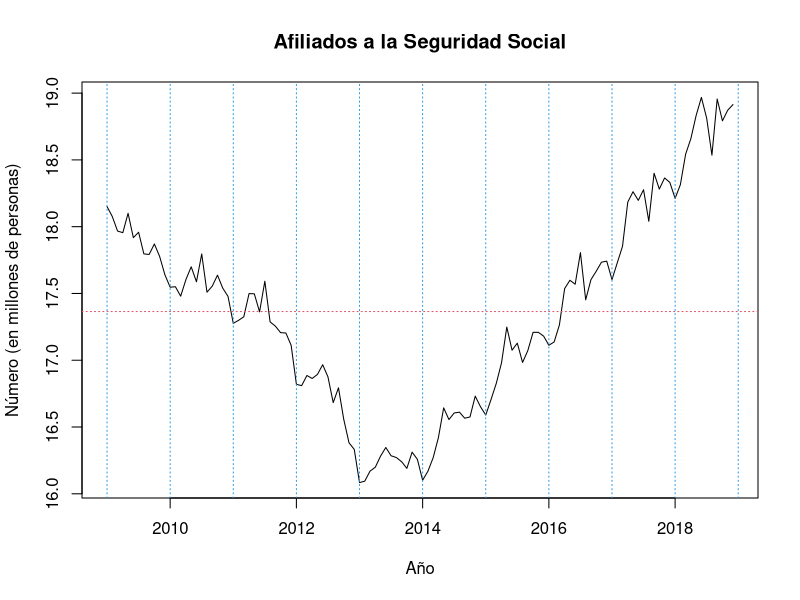
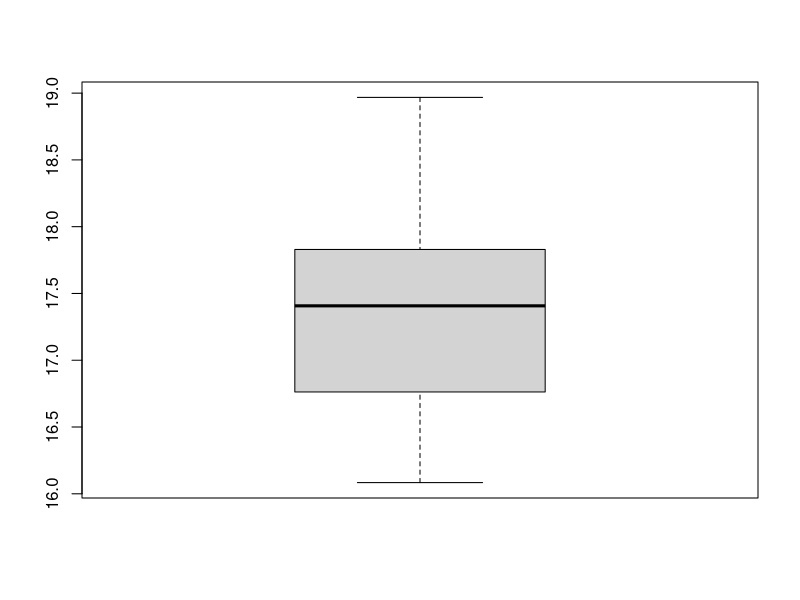
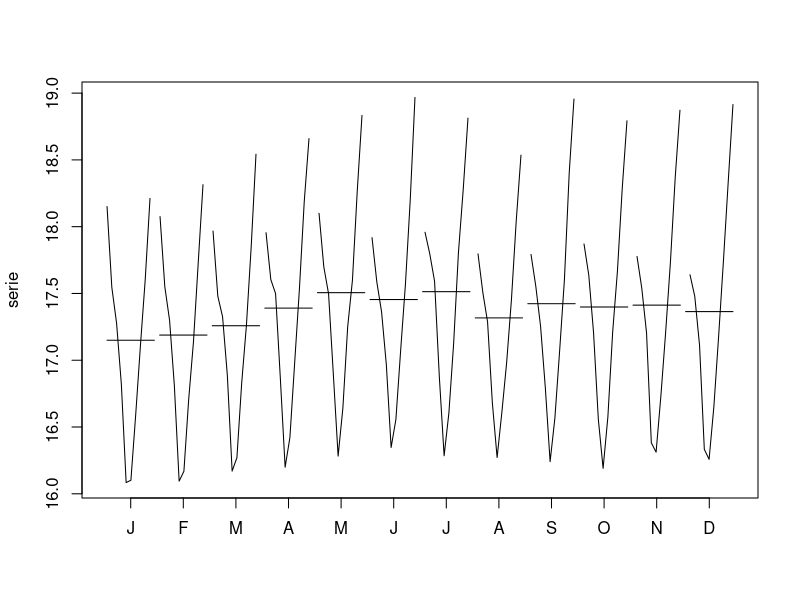
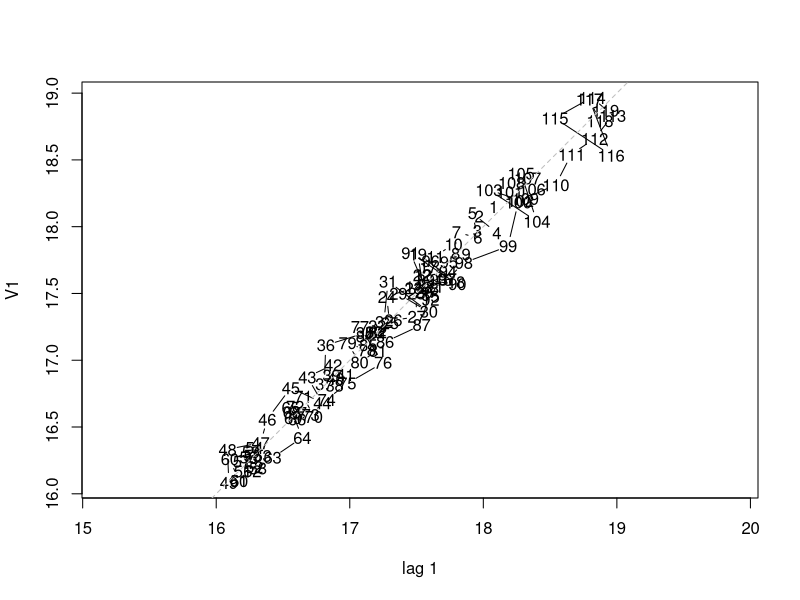
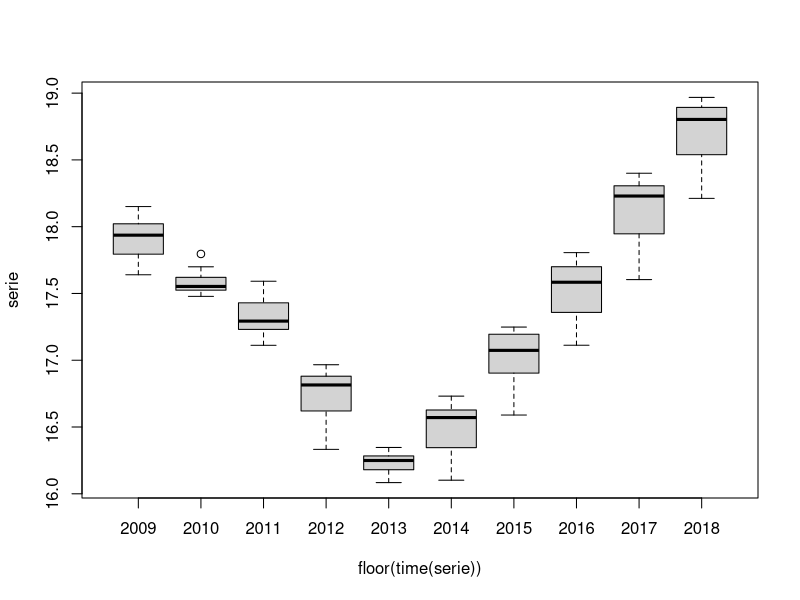
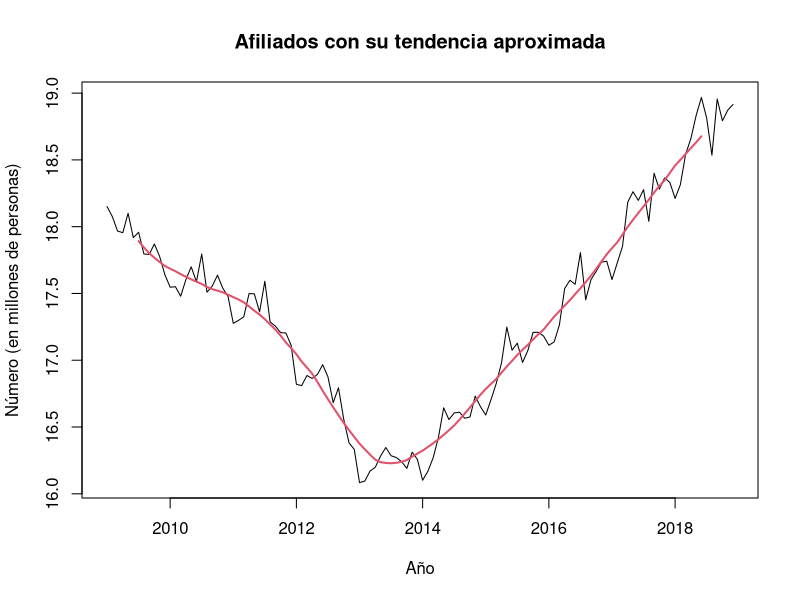
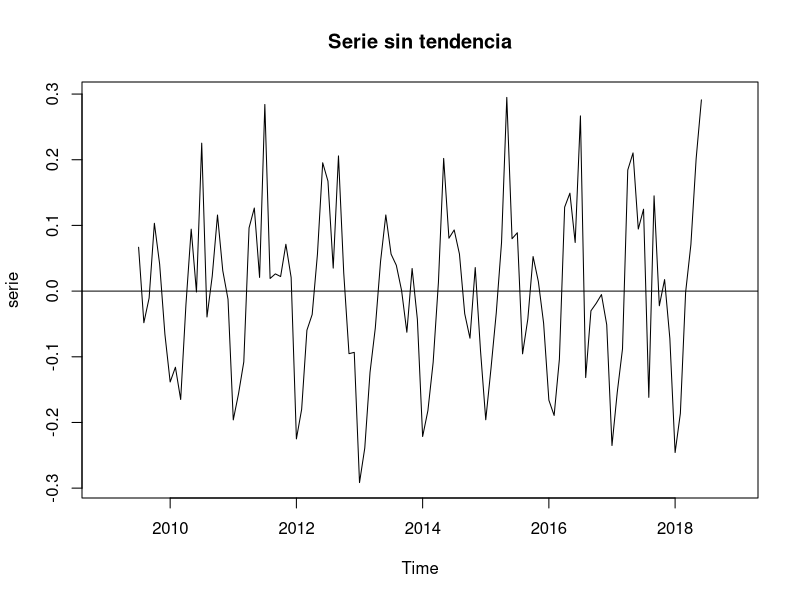
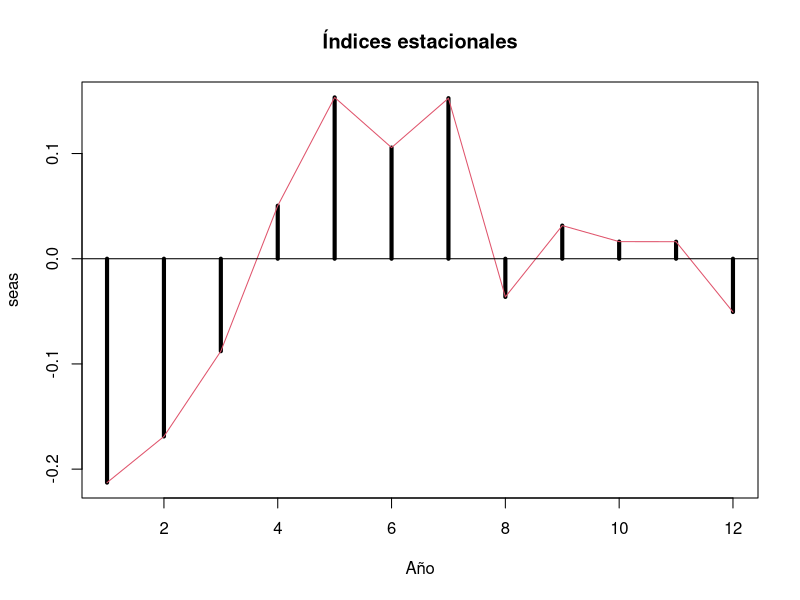

The R source for these figures, in order:
## ---- chunk 1
# Lectura de los datos
data <- ts(read.table("afiliados.dat", header=FALSE) / 1000000, start = 1982, freq = 12)
serie <- window(data, start = 2009, end = c(2018, 12))
## ---- chunk 2
# Plot de la serie
plot(serie, main = "Afiliados a la Seguridad Social", xlab = "Año", ylab = "Número (en millones de personas)")
abline(v = 1990:2020, col = 4, lty = 3)
m <- mean(serie)
abline(h = m, lty = 3, col = 2)
## ---- chunk 3
# Características de la serie
serie
length(serie)
start(serie)
end(serie)
frequency(serie)
## ---- chunk 4
summary(serie)
## ---- chunk 5
boxplot(serie)
monthplot(serie)
lag.plot(serie)
boxplot(serie~floor(time(serie)))
## ---- chunk 6
k = 6 #(Orden 2*k=freq)
trend=filter(serie, c(1/(4*k),rep(1/(2*k),2*k-1),1/(4*k)), sides=2)
plot(serie, main = "Afiliados con su tendencia aproximada", xlab = "Año", ylab = "Número (en millones de personas)")
lines(trend, col = 2, lwd = 2)
## ---- chunk 7
plot(serie-trend, main = "Serie sin tendencia")
abline(h = 0)

seas = apply(matrix(serie-trend,nrow=2*k), 1, mean, na.rm=T)
plot(seas, type = "h", lwd = 4, main = "Índices estacionales", xlab = "Año")
lines(seas, col = 2)
abline(h = 0)
## ---- chunk 8
plot(serie-trend-seas, main = "Componente de ruido de la serie", xlab = "Año")
abline(h = 0)

plot(decompose(serie))
## ---- chunk 9
mse2 <- function(par){
  h <- HoltWinters(serie, alpha = par[1], beta = par[2], gamma  = F)
  mean((serie-fitted(h)[,1])^2)
}
rmse2 <- function(par){
  h <- HoltWinters(serie, alpha = par[1], beta = par[2], gamma = F)
  sqrt(mean((serie-fitted(h)[,1])^2))
}
mae2 <- function(par){
  h <- HoltWinters(serie, alpha = par[1], beta = par[2], gamma = F)
  mean(abs(serie-fitted(h)[,1]))
}

mse4 <- function(par){
  h <- HoltWinters(serie, alpha = par[1], beta = par[2], gamma = par[3])
  mean((serie-fitted(h)[,1])^2)
}
rmse4 <- function(par){
  h <- HoltWinters(serie, alpha = par[1], beta = par[2], gamma = par[3])
  sqrt(mean((serie-fitted(h)[,1])^2))
}
mae4 <- function(par){
  h <- HoltWinters(serie, alpha = par[1], beta = par[2], gamma = par[3])
  mean(abs(serie-fitted(h)[,1]))
}

mse6 <- function(par){
  h <- HoltWinters(serie, alpha = par[1], beta = par[2], gamma = par[3], seasonal = "multip")
  mean((serie-fitted(h)[,1])^2)
}
rmse6 <- function(par){
  h <- HoltWinters(serie, alpha = par[1], beta = par[2], gamma = par[3], seasonal = "multip")
  sqrt(mean((serie-fitted(h)[,1])^2))
}
mae6 <- function(par){
  h <- HoltWinters(serie, alpha = par[1], beta = par[2], gamma = par[3], seasonal = "multip")
  mean(abs(serie-fitted(h)[,1]))
}
## ---- chunk 10
par = c(0.5,0.5)
sol <- optim(par, mse2, method = "L-BFGS-B", lower = c(1e-4,1e-4), upper = c(0.9999,0.9999))
hw21 <- HoltWinters(serie, alpha = sol$par[1], beta = sol$par[2], gamma = F)
phw21 <- predict(hw21,24)
ts.plot(serie, phw21, hw21$fitted[,1], col = c(1,2,3), lwd = c(1,2), main = paste0("(2)AAN MSE=", round(sol$value,4)))
legend("topleft", legend = c("Serie", "Fitted", "Prediction"), col = c(1,3,2), lty = 1, bty = "y")

sol <- optim(par, rmse2, method = "L-BFGS-B", lower = c(1e-4,1e-4), upper = c(0.9999,0.9999))
hw22 <- HoltWinters(serie, alpha = sol$par[1], beta = sol$par[2], gamma = F)
phw22 <- predict(hw22,24)
ts.plot(serie, phw22, hw22$fitted[,1], col = c(1,2,3), lwd = c(1,2), main = paste0("(2)AAN RMSE=", round(sol$value,4)))
legend("topleft", legend = c("Serie", "Fitted", "Prediction"), col = c(1,3,2), lty = 1, bty = "y")

sol <- optim(par, mae2, method = "L-BFGS-B", lower = c(1e-4,1e-4), upper = c(0.9999,0.9999))
hw23 <- HoltWinters(serie, alpha = sol$par[1], beta = sol$par[2], gamma = F)
phw23 <- predict(hw23,24)
ts.plot(serie, phw23, hw23$fitted[,1], col = c(1,2,3), lwd = c(1,2), main = paste0("(2)AAN MAE=", round(sol$value,4)))
legend("topleft", legend = c("Serie", "Fitted", "Prediction"), col = c(1,3,2), lty = 1, bty = "y")
## ---- chunk 11
par = c(0.5,0.5,0.5)
sol <- optim(par, mse4, method = "L-BFGS-B", lower = c(1e-4,1e-4,1e-4), upper = c(0.9999,0.9999,0.9999))
hw41 <- HoltWinters(serie, alpha = sol$par[1], beta = sol$par[2], gamma = sol$par[3])
phw41 <- predict(hw41,24)
ts.plot(serie, phw41, hw41$fitted[,1], col = c(1,2,3), lwd = c(1,2), main = paste0("(4)AAA MSE=", round(sol$value,4)))
legend("topleft", legend = c("Serie", "Fitted", "Prediction"), col = c(1,3,2), lty = 1, bty = "y")

sol <- optim(par, rmse4, method = "L-BFGS-B", lower = c(1e-4,1e-4,1e-4), upper = c(0.9999,0.9999,0.9999))
hw42 <- HoltWinters(serie, alpha = sol$par[1], beta = sol$par[2], gamma = sol$par[3])
phw42 <- predict(hw42,24)
ts.plot(serie, phw42, hw42$fitted[,1], col = c(1,2,3), lwd = c(1,2), main = paste0("(4)AAA RMSE=", round(sol$value,4)))
legend("topleft", legend = c("Serie", "Fitted", "Prediction"), col = c(1,3,2), lty = 1, bty = "y")

sol <- optim(par, mae4, method = "L-BFGS-B", lower = c(1e-4,1e-4,1e-4), upper = c(0.9999,0.9999,0.9999))
hw43 <- HoltWinters(serie, alpha = sol$par[1], beta = sol$par[2], gamma = sol$par[3])
phw43 <- predict(hw43,24)
ts.plot(serie, phw43, hw43$fitted[,1], col = c(1,2,3), lwd = c(1,2), main = paste0("(4)AAA MAE=", round(sol$value,4)))
legend("topleft", legend = c("Serie", "Fitted", "Prediction"), col = c(1,3,2), lty = 1, bty = "y")
## ---- chunk 12
par = c(0.5,0.5,0.5)
sol <- optim(par, mse6, method = "L-BFGS-B", lower = c(1e-4,1e-4,1e-4), upper = c(0.9999,0.9999,0.9999))
hw61 <- HoltWinters(serie, alpha = sol$par[1], beta = sol$par[2], gamma = sol$par[3], seasonal = "m")
phw61 <- predict(hw61,24)
ts.plot(serie, phw61, hw61$fitted[,1], col = c(1,2,3), lwd = c(1,2), main = paste0("(6)AAM MSE=", round(sol$value,4)))
legend("topleft", legend = c("Serie", "Fitted", "Prediction"), col = c(1,3,2), lty = 1, bty = "y")

sol <- optim(par, rmse6, method = "L-BFGS-B", lower = c(1e-4,1e-4,1e-4), upper = c(0.9999,0.9999,0.9999))
hw62 <- HoltWinters(serie, alpha = sol$par[1], beta = sol$par[2], gamma = sol$par[3], seasonal = "m")
phw62 <- predict(hw62,24)
ts.plot(serie, phw62, hw62$fitted[,1], col = c(1,2,3), lwd = c(1,2), main = paste0("(6)AAM RMSE=", round(sol$value,4)))
legend("topleft", legend = c("Serie", "Fitted", "Prediction"), col = c(1,3,2), lty = 1,  bty = "y")

sol <- optim(par, mae6, method = "L-BFGS-B", lower = c(1e-4,1e-4,1e-4), upper = c(0.9999,0.9999,0.9999))
hw63 <- HoltWinters(serie, alpha = sol$par[1], beta = sol$par[2], gamma = sol$par[3],seasonal = "m")
phw63 <- predict(hw63,24)
ts.plot(serie, phw63, hw63$fitted[,1], col = c(1,2,3), lwd = c(1,2), main = paste0("(6)AAM MAE=", round(sol$value,4)))
legend("topleft", legend = c("Serie", "Fitted", "Prediction"), col = c(1,3,2), lty = 1, bty = "y")
## ---- chunk 13
(h2 <- HoltWinters(serie, alpha = NULL, beta = NULL, gamma = FALSE, seasonal = "additive"))
pred2=predict(h2,24)
ts.plot(serie,fitted(h2)[,1],pred2,col=c(1,3,2),lwd=c(1,2), main = "Filtro Holt AAN")
legend("topleft", legend = c("Serie", "Fitted", "Prediction"), col = c(1,3,2), lty = 1, bty = "y")                     

(h4 <- HoltWinters(serie, alpha = NULL, beta = NULL, gamma = NULL, seasonal = "additive"))
pred4 = predict(h4,24)
ts.plot(serie, fitted(h4)[,1], pred4, col = c(1,3,2), lwd = c(1,2), main = "Filtro Holt Winters AAA")
legend("topleft", legend = c("Serie", "Fitted", "Prediction"), col = c(1,3,2), lty = 1, bty = "y")

(h6 <- HoltWinters(serie, alpha = NULL, beta = NULL, gamma = NULL, seasonal = "multiplicative"))
pred6 = predict(h6,24)
ts.plot(serie, fitted(h6)[,1], pred6, col = c(1,3,2), lwd = c(1,2), main = "Filtro Holt Winters AAM")
legend("topleft", legend = c("Serie", "Fitted", "Prediction"), col = c(1,3,2), lty = 1, bty = "y")
## ---- chunk 14
summary(pred2-pred4)
summary(pred2-pred6)
summary(pred4-pred6)
## ---- chunk 15
filtro <- h6
prediction <- pred6
## ---- chunk 16
serie1 <- window(data, start = 2009, end = c(2013, 12))
serie2 <- window(data, start = 2014, end = c(2018, 12))
## ---- chunk 17
x_range <- range(time(serie1), time(serie2))
y_range <- range(c(serie1, serie2), na.rm=TRUE)

plot(serie1, type = "l", col = "blue", xlab = "Año", ylab = "Número (en millones de personas)", main = "Evolución de Afiliados en Dos Periodos", xlim = x_range, ylim = y_range)
lines(serie2, col = "red")
legend("topleft", legend = c("Serie 2009-2013","Serie 2014-2018"), col = c("blue", "red"), lty = 1)

serie1
length(serie1) 
start(serie1) 
end(serie1)
frequency(serie1)
summary(serie1)

serie2
length(serie2) 
start(serie2) 
end(serie2)
frequency(serie2)
summary(serie2)
## ---- chunk 18
boxplot(serie1)
monthplot(serie1)
boxplot(serie1~floor(time(serie1)))

k = 6 #(Orden 2*k=freq)
trend1 = filter(serie1, c(1/(4*k),rep(1/(2*k),2*k-1),1/(4*k)), sides = 2)
plot(serie1, main = "Serie1 con su tendencia aproximada", xlab = "Año")
lines(trend1, col = 2, lwd = 2)

plot(serie1-trend1, main = "Serie1 sin tendencia", xlab = "Año")
abline(h = 0)

seas1 = apply(matrix(serie1-trend1,nrow=2*k), 1, mean, na.rm=T)
plot(seas1, type = "h", lwd = 4, main="Índices estacionales de la Serie1")
lines(seas1, col = 2)
abline(h = 0)
plot(serie1-trend1-seas1, main = "Componente de ruido de la Serie1", xlab = "Año")
abline(h = 0)

plot(decompose(serie1))
## ---- chunk 19
boxplot(serie2)
monthplot(serie2)
boxplot(serie2~floor(time(serie2)))

k = 6 #(Orden 2*k=freq)
trend2 = filter(serie2, c(1/(4*k),rep(1/(2*k),2*k-1),1/(4*k)), sides = 2)
plot(serie2, main = "Serie2 con tendencia aproximada", xlab = "Año")
lines(trend2, col = 2, lwd = 2)

plot(serie2-trend2, main = "Serie2 sin tendencia", xlab = "Año")
abline(h =  0)

seas2 = apply(matrix(serie2-trend2,nrow=2*k), 1, mean, na.rm=T)
plot(seas2, type = "h", lwd = 4, main  ="Índices estacionales de la Serie2")
lines(seas2, col = 2)
abline(h = 0)
plot(serie2-trend2-seas2, main = "Componente de ruido de la Serie2", xlab = "Año")
abline(h = 0)

plot(decompose(serie2))
## ---- chunk 20
mse4bis <- function(par){
  h <- HoltWinters(serie2, alpha = par[1], beta = par[2], gamma = par[3])
  mean((serie2-fitted(h)[,1])^2)
}
rmse4bis <- function(par){
  h <- HoltWinters(serie2, alpha = par[1], beta = par[2], gamma = par[3])
  sqrt(mean((serie2-fitted(h)[,1])^2))
}
mae4bis <- function(par){
  h <- HoltWinters(serie2, alpha = par[1], beta = par[2], gamma = par[3])
  mean(abs(serie2-fitted(h)[,1]))
}

mse6bis <- function(par){
  h <- HoltWinters(serie2, alpha = par[1], beta = par[2], gamma = par[3], seasonal = "multip")
  mean((serie2-fitted(h)[,1])^2)
}
rmse6bis <- function(par){
  h <- HoltWinters(serie2, alpha = par[1], beta = par[2], gamma = par[3], seasonal = "multip")
  sqrt(mean((serie2-fitted(h)[,1])^2))
}
mae6bis <- function(par){
  h <- HoltWinters(serie2, alpha = par[1], beta = par[2], gamma = par[3], seasonal = "multip")
  mean(abs(serie2-fitted(h)[,1]))
}
## ---- chunk 21
par = c(0.5,0.5,0.5)
sol <- optim(par, mse4bis, method = "L-BFGS-B", lower = c(1e-4,1e-4,1e-4), upper = c(0.9999,0.9999,0.9999))
h41 <- HoltWinters(serie2, alpha = sol$par[1], beta = sol$par[2], gamma = sol$par[3])
ph41 <- predict(h41,24)
ts.plot(serie2, ph41, h41$fitted[,1], col = c(1,2,3), main = paste0("(4)AAA MSE=", round(sol$value,4)))
legend("topleft", legend = c("Serie", "Fitted", "Prediction"), col = c(1,2,3), lty = 1, bty = "y")

sol <- optim(par, rmse4bis, method = "L-BFGS-B", lower = c(1e-4,1e-4,1e-4), upper = c(0.9999,0.9999,0.9999))
h42 <- HoltWinters(serie2, alpha = sol$par[1], beta = sol$par[2], gamma = sol$par[3])
ph42 <- predict(h42,24)
ts.plot(serie2, ph42, h42$fitted[,1], col = c(1,2,3), main = paste0("(4)AAA RMSE=", round(sol$value,4)))
legend("topleft", legend = c("Serie", "Fitted", "Prediction"), col = c(1,3,2), lty = 1, bty = "y")

sol <- optim(par, mae4bis, method = "L-BFGS-B", lower = c(1e-4,1e-4,1e-4), upper = c(0.9999,0.9999,0.9999))
h43 <- HoltWinters(serie2, alpha = sol$par[1], beta = sol$par[2], gamma = sol$par[3])
ph43 <- predict(h43,24)
ts.plot(serie2, ph43, h43$fitted[,1], col = c(1,2,3), main = paste0("(4)AAA MAE=", round(sol$value,4)))
legend("topleft", legend = c("Serie", "Fitted", "Prediction"), col = c(1,3,2), lty = 1, bty = "y")
## ---- chunk 22
par = c(0.5,0.5,0.5)
sol <- optim(par, mse6bis, method = "L-BFGS-B", lower = c(1e-4,1e-4,1e-4), upper = c(0.9999,0.9999,0.9999))
h61 <- HoltWinters(serie2, alpha = sol$par[1], beta = sol$par[2], gamma = sol$par[3], seasonal = "m")
ph61 <- predict(h61,24)
ts.plot(serie2, ph61, h61$fitted[,1], col = c(1,2,3), main=paste0("(6)AAM MSE=", round(sol$value,4)))
legend("topleft", legend = c("Serie", "Fitted", "Prediction"), col = c(1,3,2), lty = 1, bty = "y")

sol <- optim(par, rmse6bis, method = "L-BFGS-B", lower = c(1e-4,1e-4,1e-4), upper = c(0.9999,0.9999,0.9999))
h62 <- HoltWinters(serie2, alpha = sol$par[1], beta = sol$par[2], gamma = sol$par[3], seasonal = "m")
ph62 <- predict(h62,24)
ts.plot(serie2, ph62, h62$fitted[,1], col = c(1,2,3), main = paste0("(6)AAM RMSE=", round(sol$value,4)))
legend("topleft", legend = c("Serie", "Fitted", "Prediction"), col = c(1,3,2), lty = 1, bty = "y")

sol <- optim(par, mae6bis, method = "L-BFGS-B", lower = c(1e-4,1e-4,1e-4), upper = c(0.9999,0.9999,0.9999))
h63 <- HoltWinters(serie2, alpha = sol$par[1], beta = sol$par[2], gamma = sol$par[3], seasonal = "m")
ph63 <- predict(h63,24)
ts.plot(serie2, ph63, h63$fitted[,1], col = c(1,2,3), main=paste0("(6)AAM MAE=", round(sol$value,4)))
legend("topleft", legend = c("Serie", "Fitted", "Prediction"), col = c(1,3,2), lty = 1, bty = "y")
## ---- chunk 23
(h4bis <- HoltWinters(serie2, alpha = NULL, beta = NULL, gamma = NULL, seasonal = "additive"))
pred4bis = predict(h4bis,24)
ts.plot(serie2, fitted(h4bis)[,1], pred4bis, col = c(1,3,2), lwd = c(1,2), main = "Filtro Holt Winters AAA")
legend("topleft", legend = c("Serie", "Fitted", "Prediction"), col = c(1,3,2), lty = 1, bty = "y")

(h6bis <- HoltWinters(serie2, alpha = NULL, beta = NULL, gamma = NULL, seasonal = "multiplicative"))
pred6bis = predict(h6bis,24)
ts.plot(serie2, fitted(h6bis)[,1], pred6bis, col = c(1,3,2), lwd = c(1,2), main = "Filtro Holt Winters AAM")
legend("topleft", legend = c("Serie", "Fitted", "Prediction"), col = c(1,3,2), lty = 1, bty = "y")

summary(pred4bis-pred6bis)
plot(pred4bis-pred6bis, main = "Diferencia de las predicciones", xlab = "Año")
## ---- chunk 24
filtro_bis <- h4bis
prediction_bis <- pred4bis
## ---- chunk 25
summary(prediction-prediction_bis)
plot(prediction-prediction_bis, main = "Diferencia de las predicciones definitivas", xlab = "Año")

ts.plot(serie, prediction, prediction_bis, fitted(filtro)[,1],fitted(filtro_bis)[,1], col = c(1,2,3,4,5), lwd=c(1,2), main = "Serie con filtros y predicciones", xlab = "Año")
legend("topleft", legend = c("Serie", "Prediction with entire serie", "Prediction with half serie", "Fitted serie", "Fitted half serie"), col = c(1,2,3,4,5), lty = 1, bty = "y")
## ---- chunk 26
error <- function(serie1,serie2){
  mean((serie1-serie2)^2)
}
## ---- chunk 27
futuro <- window(data, start = 2019, end = c(2019,12))
summary(futuro-prediction)
plot(futuro-prediction, main = "Diferencia entre la predicción de la serie y los valores reales de 2019", xlab = "Año")

summary(futuro-prediction_bis)
plot(futuro-prediction_bis, main = "Diferencia entre la predicción de la serie2 y los valores reales de 2019", xlab = "Año")

ts.plot(serie, prediction, prediction_bis, futuro, col = c(1,2,3,4), lwd = c(1,2), main = "Serie con predicciones", xlab = "Año")
legend("topleft", legend = c("Serie", "Prediction with entire serie", "Prediction with half serie", "Real 2019 values"), col = c(1,2,3,4), lty = 1, bty = "y")

error(futuro,prediction)
error(futuro,prediction_bis)
## ---- chunk 28
new_data <- c(19.041595,19.279415,18.445436,18.396362,18.584176,18.484270,18.673847,18.591306,18.843729,18.986284,18.974452,18.904852)
extended_futuro <- ts(c(futuro,new_data), start = start(futuro), frequency = frequency(futuro))
extended_futuro

ts.plot(serie, prediction, prediction_bis, extended_futuro, col = c(1,2,3,4), lwd = c(1,2), main = "Serie con predicciones", xlab = "Año")
legend("topleft", legend = c("Serie", "Prediction with entire serie", "Prediction with half serie", "Real 2019-2020 values"), col = c(1,2,3,4), lwd = 1, bty = "y")

error(extended_futuro,prediction)
error(extended_futuro,prediction_bis)
